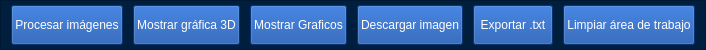
       <widget class="QFrame" name="frame_menu">
        <property name="minimumSize">
         <size>
          <width>0</width>
          <height>50</height>
         </size>
        </property>
        <property name="maximumSize">
         <size>
          <width>16777215</width>
          <height>50</height>
         </size>
        </property>
        <property name="styleSheet">
         <string notr="true">background-color: #001F3F;</string>
        </property>
        <property name="frameShape">
         <enum>QFrame::StyledPanel</enum>
        </property>
        <property name="frameShadow">
         <enum>QFrame::Raised</enum>
        </property>
        <layout class="QGridLayout" name="gridLayout_7">
         <property name="leftMargin">
          <number>10</number>
         </property>
         <property name="topMargin">
          <number>0</number>
         </property>
         <property name="rightMargin">
          <number>10</number>
         </property>
         <property name="bottomMargin">
          <number>0</number>
         </property>
         <property name="spacing">
          <number>0</number>
         </property>
         <item row="0" column="0">
          <layout class="QHBoxLayout" name="horizontalLayout_2">
           <property name="spacing">
            <number>10</number>
           </property>
           <item>
            <widget class="QPushButton" name="btn_procesar_img">
             <property name="minimumSize">
              <size>
               <width>0</width>
               <height>40</height>
              </size>
             </property>
             <property name="cursor">
              <cursorShape>PointingHandCursor</cursorShape>
             </property>
             <property name="styleSheet">
              <string notr="true">QPushButton{
    color: rgb(255, 255, 255);
	background-color: #0D47A1;
	font: 75 14pt &quot;Verdana&quot;;
}	

QPushButton:hover {
    background-color: #0D3B76; /* Color de fondo al pasar el mouse */
}	</string>
             </property>
             <property name="text">
              <string>Procesar imágenes</string>
             </property>
            </widget>
           </item>
           <item>
            <widget class="QPushButton" name="mostrar_grafico3D">
             <property name="maximumSize">
              <size>
               <width>16777215</width>
               <height>40</height>
              </size>
             </property>
             <property name="cursor">
              <cursorShape>PointingHandCursor</cursorShape>
             </property>
             <property name="styleSheet">
              <string notr="true">QPushButton{
    color: rgb(255, 255, 255);
	background-color: #0D47A1;
	font: 75 14pt &quot;Verdana&quot;;
}	

QPushButton:hover {
    background-color: #0D3B76; /* Color de fondo al pasar el mouse */
}	</string>
             </property>
             <property name="text">
              <string>Mostrar gráfica 3D</string>
             </property>
            </widget>
           </item>
           <item>
            <widget class="QPushButton" name="btn_show_graphs">
             <property name="maximumSize">
              <size>
               <width>16777215</width>
               <height>40</height>
              </size>
             </property>
             <property name="cursor">
              <cursorShape>PointingHandCursor</cursorShape>
             </property>
             <property name="styleSheet">
              <string notr="true">QPushButton{
    color: rgb(255, 255, 255);
	background-color: #0D47A1;
	font: 75 14pt &quot;Verdana&quot;;
}	

QPushButton:hover {
    background-color: #0D3B76; /* Color de fondo al pasar el mouse */
}	</string>
             </property>
             <property name="text">
              <string>Mostrar Graficos</string>
             </property>
            </widget>
           </item>
           <item>
            <widget class="QPushButton" name="btn_exportar_imagen">
             <property name="maximumSize">
              <size>
               <width>16777215</width>
               <height>40</height>
              </size>
             </property>
             <property name="cursor">
              <cursorShape>PointingHandCursor</cursorShape>
             </property>
             <property name="styleSheet">
              <string notr="true">QPushButton{
    color: rgb(255, 255, 255);
	background-color: #0D47A1;
	font: 75 14pt &quot;Verdana&quot;;
}	

QPushButton:hover {
    background-color: #0D3B76; /* Color de fondo al pasar el mouse */
}	</string>
             </property>
             <property name="text">
              <string>Descargar imagen</string>
             </property>
            </widget>
           </item>
           <item>
            <widget class="QPushButton" name="btn_exportar_txt">
             <property name="maximumSize">
              <size>
               <width>16777215</width>
               <height>40</height>
              </size>
             </property>
             <property name="cursor">
              <cursorShape>PointingHandCursor</cursorShape>
             </property>
             <property name="styleSheet">
              <string notr="true">QPushButton{
    color: rgb(255, 255, 255);
	background-color: #0D47A1;
	font: 75 14pt &quot;Verdana&quot;;
}	

QPushButton:hover {
    background-color: #0D3B76; /* Color de fondo al pasar el mouse */
}	</string>
             </property>
             <property name="text">
              <string>Exportar .txt</string>
             </property>
            </widget>
           </item>
           <item>
            <widget class="QPushButton" name="btn_limpiar_area">
             <property name="minimumSize">
              <size>
               <width>0</width>
               <height>40</height>
              </size>
             </property>
             <property name="cursor">
              <cursorShape>PointingHandCursor</cursorShape>
             </property>
             <property name="styleSheet">
              <string notr="true">QPushButton{
    color: rgb(255, 255, 255);
	background-color: #0D47A1;
	font: 75 14pt &quot;Verdana&quot;;
}	

QPushButton:hover {
    background-color: #0D3B76; /* Color de fondo al pasar el mouse */
}	</string>
             </property>
             <property name="text">
              <string>Limpiar área de trabajo</string>
             </property>
            </widget>
           </item>
          </layout>
         </item>
        </layout>
       </widget>
